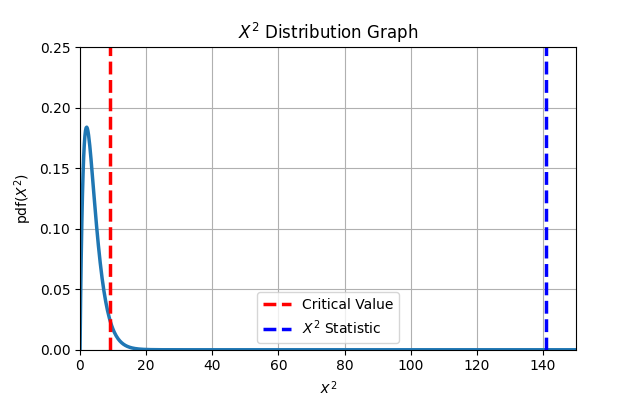

This figure's Python source:
import numpy as np
import matplotlib.pyplot as plt
import math

def equation(x):
    return ((x * (math.e ** (-x/2)))/4)

x = np.linspace(-10,175,1000)

y = equation(x)

plt.plot(x, y, linewidth=2.5)
plt.xlabel('$X^2$')
plt.ylabel('pdf($X^2$)')
plt.title('$X^2$ Distribution Graph')

x_value = 9.02  
plt.axvline(x=x_value, color='r', linestyle='--', linewidth=2.5, label='Critical Value')

x_value = 140.7889
plt.axvline(x=x_value, color='b', linestyle='--', linewidth=2.5, label='$X^2$ Statistic')

plt.legend()
plt.grid(True)

plt.xlim(0, 150)
plt.ylim(0, 0.25)

plt.show()
